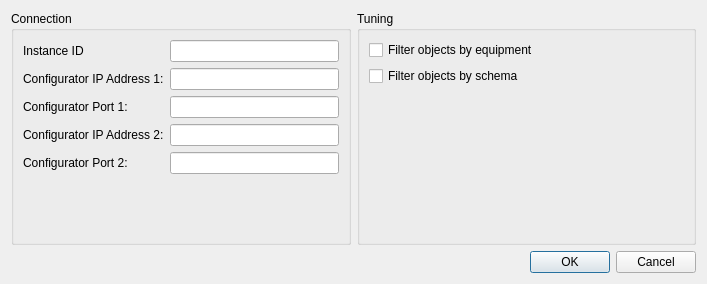
<?xml version="1.0" encoding="UTF-8"?>
<ui version="4.0">
 <class>DialogSettings</class>
 <widget class="QDialog" name="DialogSettings">
  <property name="geometry">
   <rect>
    <x>0</x>
    <y>0</y>
    <width>707</width>
    <height>284</height>
   </rect>
  </property>
  <property name="windowTitle">
   <string>Settings</string>
  </property>
  <layout class="QGridLayout" name="gridLayout_6">
   <item row="0" column="0">
    <layout class="QGridLayout" name="gridLayout_5">
     <item row="0" column="0">
      <widget class="QGroupBox" name="groupBox">
       <property name="title">
        <string>Connection</string>
       </property>
       <layout class="QGridLayout" name="gridLayout_2">
        <item row="0" column="0">
         <layout class="QGridLayout" name="gridLayout">
          <item row="4" column="1">
           <widget class="QLineEdit" name="m_port2"/>
          </item>
          <item row="0" column="0">
           <widget class="QLabel" name="label">
            <property name="text">
             <string>Instance ID</string>
            </property>
           </widget>
          </item>
          <item row="3" column="0">
           <widget class="QLabel" name="label_4">
            <property name="text">
             <string>Configurator IP Address 2:</string>
            </property>
           </widget>
          </item>
          <item row="1" column="1">
           <widget class="QLineEdit" name="m_IP1"/>
          </item>
          <item row="1" column="0">
           <widget class="QLabel" name="label_2">
            <property name="text">
             <string>Configurator IP Address 1:</string>
            </property>
           </widget>
          </item>
          <item row="0" column="1">
           <widget class="QLineEdit" name="m_instanceID"/>
          </item>
          <item row="3" column="1">
           <widget class="QLineEdit" name="m_IP2"/>
          </item>
          <item row="2" column="1">
           <widget class="QLineEdit" name="m_port1"/>
          </item>
          <item row="2" column="0">
           <widget class="QLabel" name="label_3">
            <property name="text">
             <string>Configurator Port 1:</string>
            </property>
           </widget>
          </item>
          <item row="4" column="0">
           <widget class="QLabel" name="label_5">
            <property name="text">
             <string>Configurator Port 2:</string>
            </property>
           </widget>
          </item>
          <item row="5" column="1">
           <spacer name="verticalSpacer_2">
            <property name="orientation">
             <enum>Qt::Vertical</enum>
            </property>
            <property name="sizeHint" stdset="0">
             <size>
              <width>20</width>
              <height>40</height>
             </size>
            </property>
           </spacer>
          </item>
         </layout>
        </item>
       </layout>
      </widget>
     </item>
     <item row="0" column="1">
      <widget class="QGroupBox" name="groupBox_2">
       <property name="title">
        <string>Tuning</string>
       </property>
       <layout class="QGridLayout" name="gridLayout_4">
        <item row="0" column="0">
         <layout class="QGridLayout" name="gridLayout_3">
          <item row="0" column="0">
           <widget class="QCheckBox" name="m_filterByEquipment">
            <property name="text">
             <string>Filter objects by equipment</string>
            </property>
           </widget>
          </item>
          <item row="1" column="0">
           <widget class="QCheckBox" name="m_filterBySchema">
            <property name="text">
             <string>Filter objects by schema</string>
            </property>
           </widget>
          </item>
          <item row="2" column="0">
           <spacer name="verticalSpacer">
            <property name="orientation">
             <enum>Qt::Vertical</enum>
            </property>
            <property name="sizeHint" stdset="0">
             <size>
              <width>20</width>
              <height>40</height>
             </size>
            </property>
           </spacer>
          </item>
         </layout>
        </item>
       </layout>
      </widget>
     </item>
     <item row="1" column="0">
      <spacer name="horizontalSpacer">
       <property name="orientation">
        <enum>Qt::Horizontal</enum>
       </property>
       <property name="sizeHint" stdset="0">
        <size>
         <width>40</width>
         <height>20</height>
        </size>
       </property>
      </spacer>
     </item>
     <item row="1" column="1">
      <widget class="QDialogButtonBox" name="buttonBox">
       <property name="orientation">
        <enum>Qt::Horizontal</enum>
       </property>
       <property name="standardButtons">
        <set>QDialogButtonBox::Cancel|QDialogButtonBox::Ok</set>
       </property>
      </widget>
     </item>
    </layout>
   </item>
  </layout>
 </widget>
 <resources/>
 <connections>
  <connection>
   <sender>buttonBox</sender>
   <signal>accepted()</signal>
   <receiver>DialogSettings</receiver>
   <slot>accept()</slot>
   <hints>
    <hint type="sourcelabel">
     <x>248</x>
     <y>254</y>
    </hint>
    <hint type="destinationlabel">
     <x>157</x>
     <y>274</y>
    </hint>
   </hints>
  </connection>
  <connection>
   <sender>buttonBox</sender>
   <signal>rejected()</signal>
   <receiver>DialogSettings</receiver>
   <slot>reject()</slot>
   <hints>
    <hint type="sourcelabel">
     <x>316</x>
     <y>260</y>
    </hint>
    <hint type="destinationlabel">
     <x>286</x>
     <y>274</y>
    </hint>
   </hints>
  </connection>
 </connections>
</ui>
